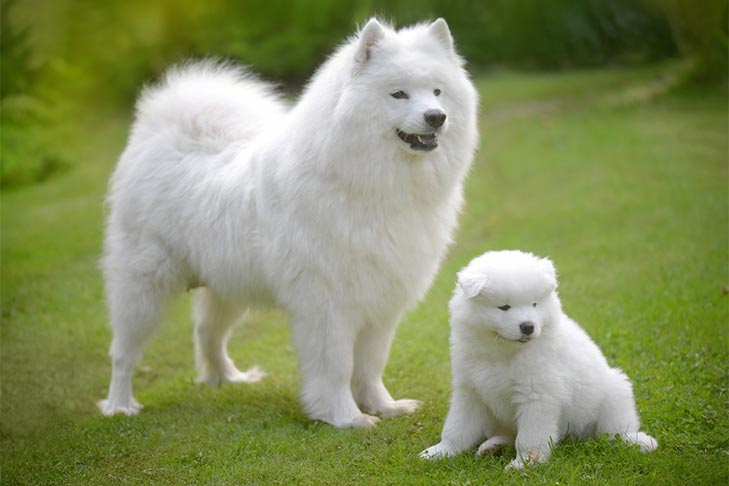
#> input picture images/dog.jpg, 729 x 486 px
$ python color_space_conversion.py
#> lines starting #> are read from the running program, lines starting #| are printed output that depends on the picture
#import opencv library
import cv2 as cv

#read the image from computer
img = cv.imread('images/dog.jpg')
#> img is the input picture: shape (486, 729, 3); mean B, G, R 95.4, 143.7, 133.7
#show the image
cv.imshow('Dog original photo', img)


#show the gray color space image
gray = cv.cvtColor(img, cv.COLOR_BGR2GRAY)
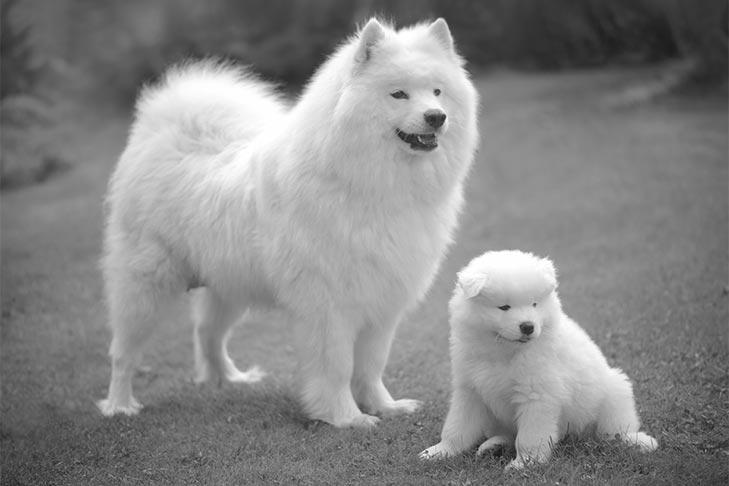
#> gray: shape (486, 729); min 13, max 255, mean 135.2
cv.imshow('Dog gray photo', gray)
#show the HSV color space image
hsv = cv.cvtColor(img, cv.COLOR_BGR2HSV)
#> hsv: shape (486, 729, 3); mean H, S, V 42.8, 106.4, 144.3
cv.imshow('Dog hsv photo', hsv)
#show the LAB color space image
lab = cv.cvtColor(img, cv.COLOR_BGR2LAB)
#> lab: shape (486, 729, 3); mean of channels 0, 1, 2 146.7, 116.8, 152.2
cv.imshow('Dog lab photo', lab)

cv.waitKey(0)

$ run again, with images/ad_d1.jpg copied over images/dog.jpg
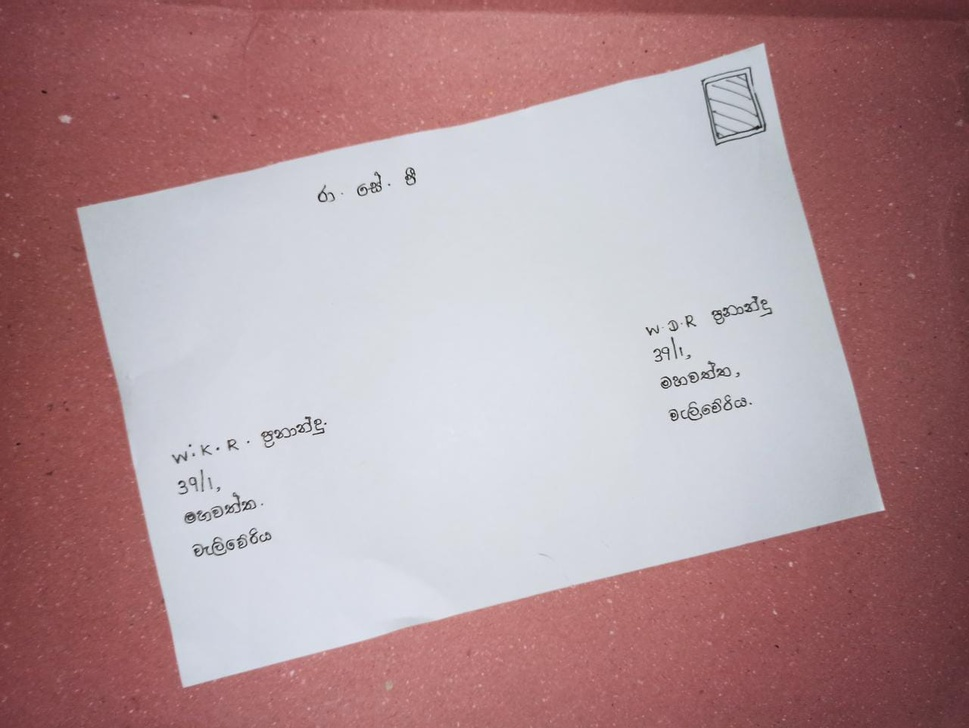
#> input picture images/ad_d1.jpg, 969 x 728 px, shrunk from 1280 x 961 before the run
#> img is the input picture: shape (728, 969, 3); mean B, G, R 152.3, 147.6, 177.6
#> `gray = cv.cvtColor(img, cv.COLOR_BGR2GRAY)`:
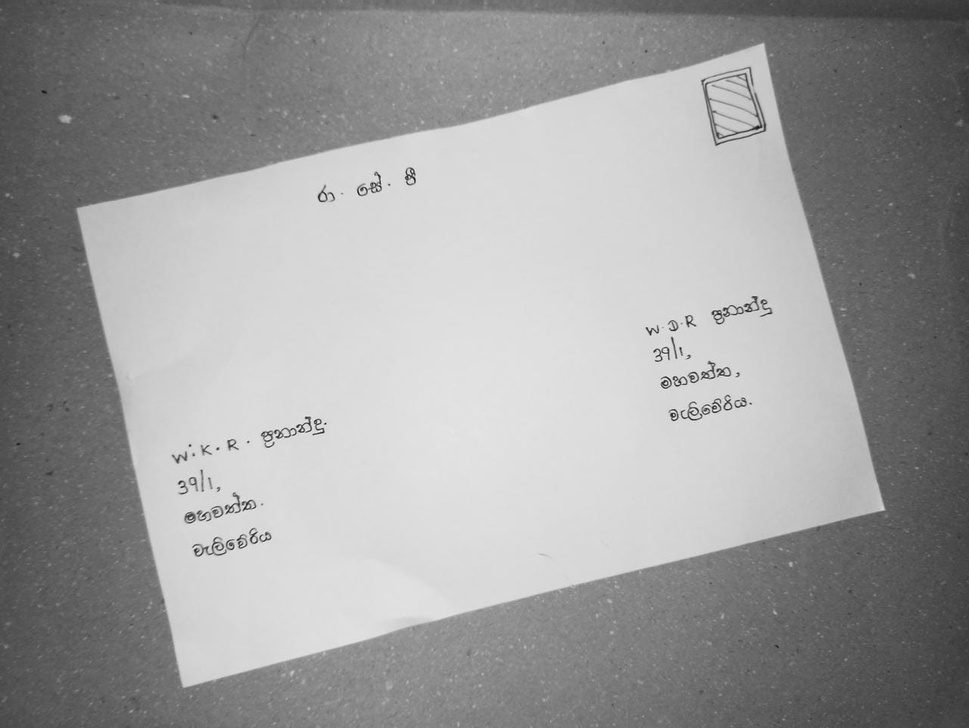
#> gray: shape (728, 969); min 20, max 246, mean 157.1
#> hsv: shape (728, 969, 3); mean H, S, V 96.5, 61.6, 183.2
#> lab: shape (728, 969, 3); mean of channels 0, 1, 2 162.7, 141.4, 131

$ run again, with images/ad_d5.jpg copied over images/dog.jpg
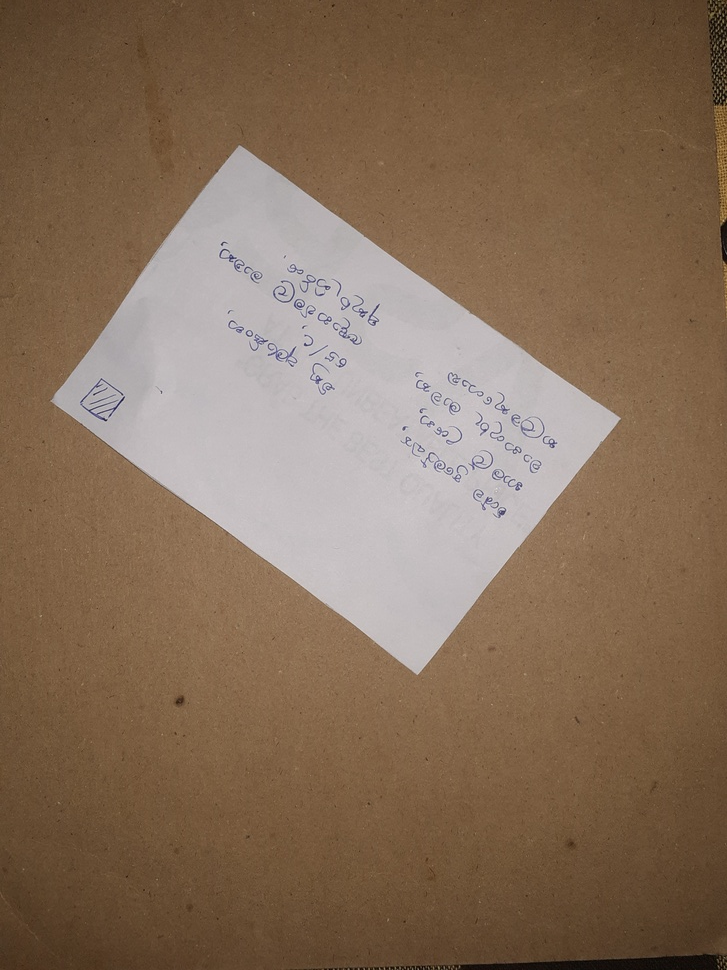
#> input picture images/ad_d5.jpg, 727 x 970 px, shrunk from 3096 x 4128 before the run
#> img is the input picture: shape (970, 727, 3); mean B, G, R 89.3, 110, 133.3
#> `gray = cv.cvtColor(img, cv.COLOR_BGR2GRAY)`:
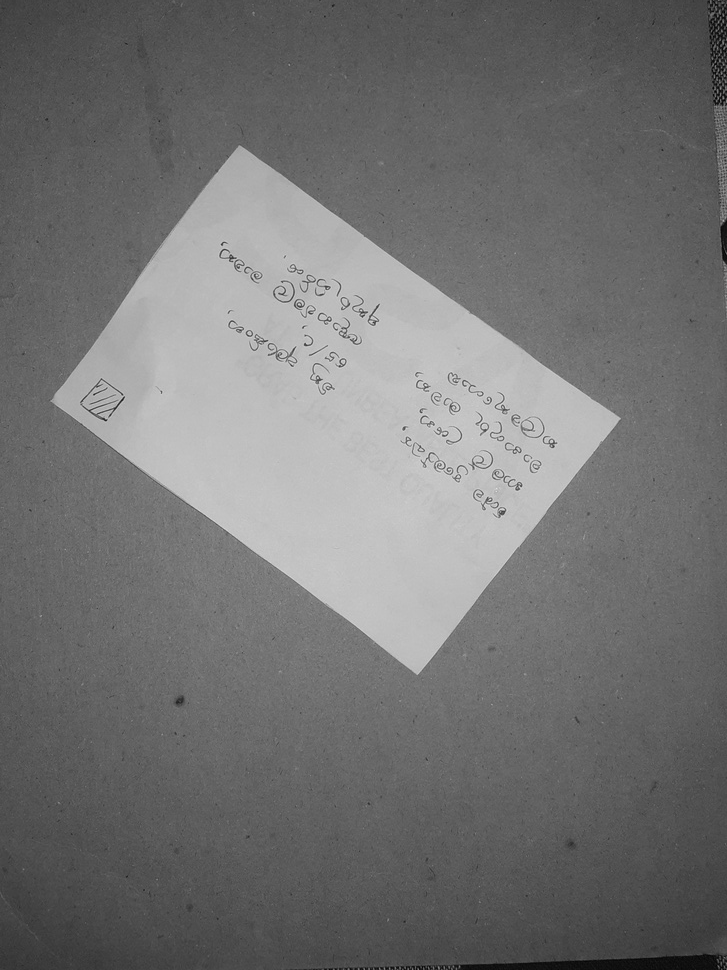
#> gray: shape (970, 727); min 3, max 227, mean 114.7
#> hsv: shape (970, 727, 3); mean H, S, V 42.1, 96.2, 133.4
#> lab: shape (970, 727, 3); mean of channels 0, 1, 2 122, 134.5, 143.6
